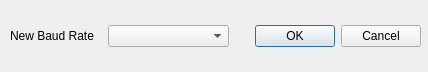
<?xml version="1.0" encoding="UTF-8"?>
<ui version="4.0">
 <class>dataTypeDialog</class>
 <widget class="QDialog" name="dataTypeDialog">
  <property name="geometry">
   <rect>
    <x>0</x>
    <y>0</y>
    <width>428</width>
    <height>72</height>
   </rect>
  </property>
  <property name="windowTitle">
   <string>Dialog</string>
  </property>
  <widget class="QDialogButtonBox" name="buttonBox">
   <property name="geometry">
    <rect>
     <x>80</x>
     <y>20</y>
     <width>341</width>
     <height>32</height>
    </rect>
   </property>
   <property name="orientation">
    <enum>Qt::Horizontal</enum>
   </property>
   <property name="standardButtons">
    <set>QDialogButtonBox::Cancel|QDialogButtonBox::Ok</set>
   </property>
  </widget>
  <widget class="QComboBox" name="comboBox">
   <property name="geometry">
    <rect>
     <x>108</x>
     <y>25</y>
     <width>121</width>
     <height>22</height>
    </rect>
   </property>
  </widget>
  <widget class="QLabel" name="label">
   <property name="geometry">
    <rect>
     <x>10</x>
     <y>28</y>
     <width>101</width>
     <height>16</height>
    </rect>
   </property>
   <property name="text">
    <string>New Baud Rate</string>
   </property>
  </widget>
 </widget>
 <resources/>
 <connections>
  <connection>
   <sender>buttonBox</sender>
   <signal>accepted()</signal>
   <receiver>dataTypeDialog</receiver>
   <slot>accept()</slot>
   <hints>
    <hint type="sourcelabel">
     <x>248</x>
     <y>254</y>
    </hint>
    <hint type="destinationlabel">
     <x>157</x>
     <y>274</y>
    </hint>
   </hints>
  </connection>
  <connection>
   <sender>buttonBox</sender>
   <signal>rejected()</signal>
   <receiver>dataTypeDialog</receiver>
   <slot>reject()</slot>
   <hints>
    <hint type="sourcelabel">
     <x>316</x>
     <y>260</y>
    </hint>
    <hint type="destinationlabel">
     <x>286</x>
     <y>274</y>
    </hint>
   </hints>
  </connection>
 </connections>
</ui>
